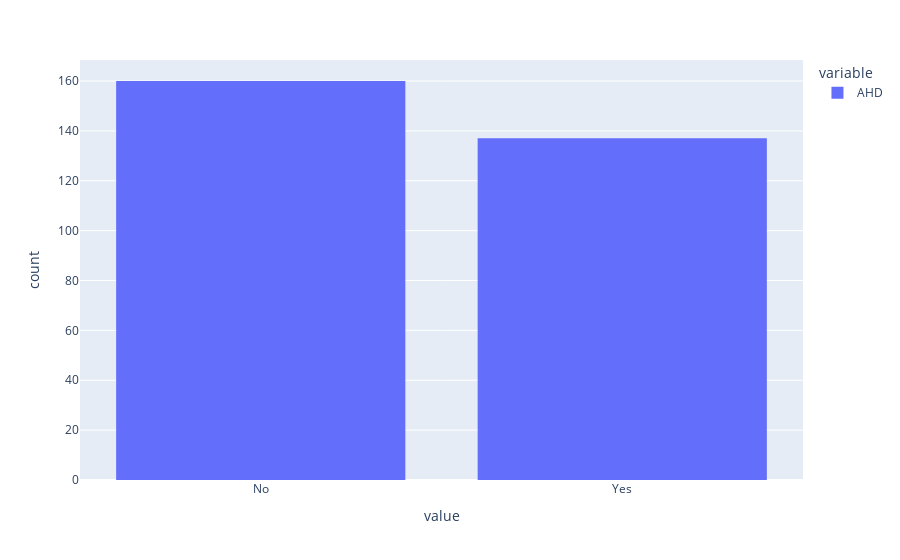

Source (notebook cell):
### Markdown cell above
We could also do histograms to see how the predictor variables are distributed if we wanted to.
This would potentially tell us if any of them had problematic distributions or outliers.

We will, however, do a histogram of the class label `AHD` since we would like to see how our classes are balanced. 

- `with px do histogram using` a list containing
    - `dataframe [ ]` with `"AHD"` inside

### Code cell
px.histogram(dataframe['AHD'])

#<xml xmlns="https://developers.google.com/blockly/xml"><variables><variable id="+yh,Zg{hON]zy6D~.rH#">px</variable><variable id="Y+grzOaS*0=OHV6zO8m/">dataframe</variable></variables><block type="varDoMethod" id="f`W@,!`/{w:Mj8xg1c]%" x="-93" y="188"><field name="VAR" id="+yh,Zg{hON]zy6D~.rH#">px</field><field name="MEMBER">histogram</field><data>px:histogram</data><value name="INPUT"><block type="lists_create_with" id="PGwpE_*88~]2a_mLEpnr"><mutation items="1"></mutation><value name="ADD0"><block type="indexer" id="T-~9Cv[8P^;NQuvl{!zS"><field name="VAR" id="Y+grzOaS*0=OHV6zO8m/">dataframe</field><value name="INDEX"><block type="text" id="r;i5s[blmRVMONR+41,,"><field name="TEXT">AHD</field></block></value></block></value></block></value></block></xml>

### Figure 1 — Plotly figure (JSON) as saved in the notebook; plotly's stock layout.template omitted (floating-point values rounded to 4 significant figures; data arrays with more than 128 entries replaced by an {"elided": "..."} marker saying what was removed)
{"data": [{"alignmentgroup": "True", "bingroup": "x", "hovertemplate": "variable=AHD<br>value=%{x}<br>count=%{y}<extra></extra>", "legendgroup": "AHD", "marker": {"color": "#636efa"}, "name": "AHD", "offsetgroup": "AHD", "orientation": "v", "showlegend": true, "type": "histogram", "x": {"elided": "297 str values"}, "xaxis": "x", "yaxis": "y"}], "layout": {"autosize": true, "barmode": "relative", "legend": {"title": {"text": "variable"}, "tracegroupgap": 0}, "margin": {"t": 60}, "xaxis": {"anchor": "y", "autorange": true, "domain": [0, 1], "range": [-0.5, 1.5], "title": {"text": "value"}, "type": "category"}, "yaxis": {"anchor": "x", "autorange": true, "domain": [0, 1], "range": [0, 168.4], "title": {"text": "count"}}}}
